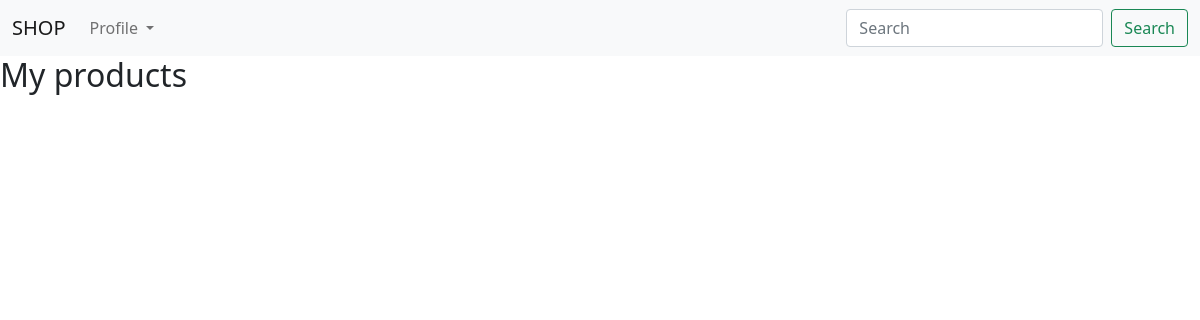
The app's page /, older data.
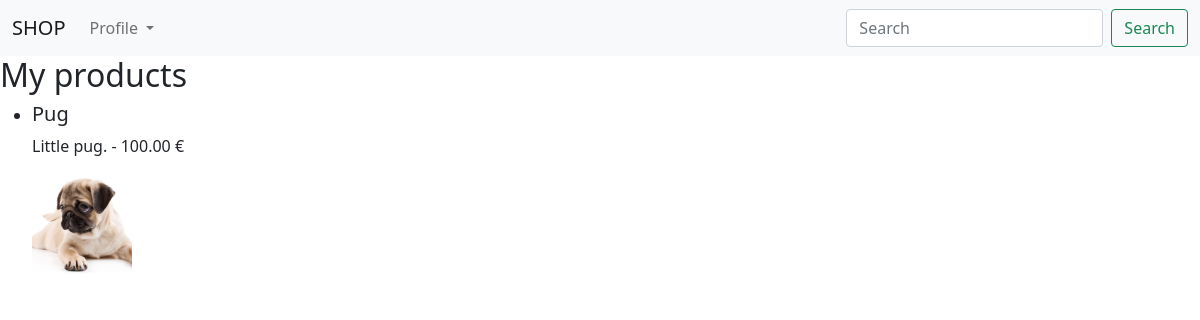
The same page, newer data.
### duarteshop/models.py (models this page shows)
class Product(models.Model):
    id = models.IntegerField(primary_key=True)
    name = models.TextField()
    description = models.TextField(null=True)
    price = models.DecimalField(max_digits=6, decimal_places=2, default=0.0)
    image = models.FileField(upload_to='products', null=True)
    isOnSale = models.BooleanField(default=False)
    isInStock = models.BooleanField(default=True)

### duarteshop/views.py (the view)
# urls.py: 2. Add a URL to urlpatterns:  path('', views.home, name='home')
def home(request):
    products = Product.objects.all()
    args = {
        'title': 'Website Title',
        'products': products,
    }
    return render(request, 'home.html', args)

### duarteshop/templates/home.html (shortened to what this page needs)
{%  extends "base.html" %}
{%  block content %}
   <h2>My products</h2>
   <ul>
   {% for p in products %}
      <li>
         <h5>{{p.name}}</h5>
         <p>{{p.description}} - {{p.price}} €</p>
         <a href="product/{{ p.id }}">
            <img src="{{ p.image.url }}" alt="{{p.name}}" height="100" width="100" />
         </a>
      </li>
   {% endfor %}
</ul>
{%  endblock %}

Row changes from the older to the newer data that the page shows:
added Product: name "Pug", description "Little pug.", price "100.00", image (picture)
